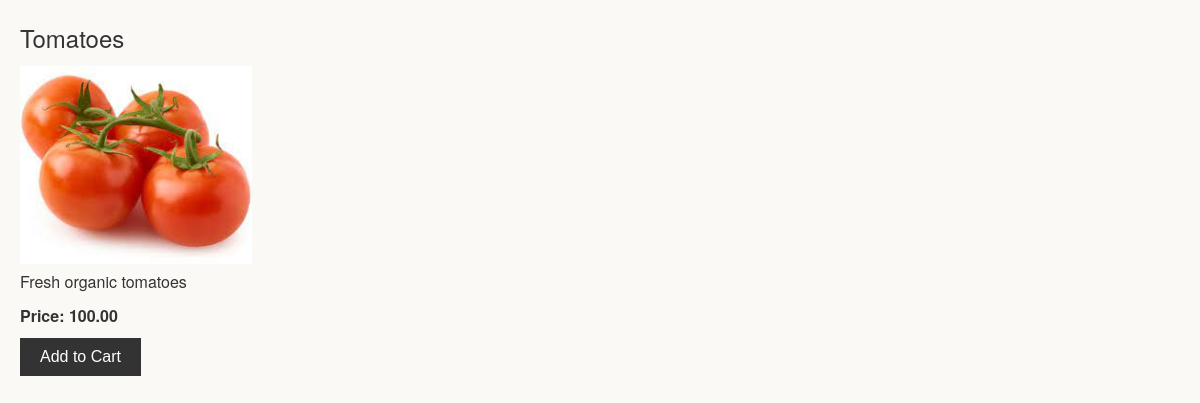
Screenshot of /inventory/products/6/ with the database file from the repository.
### inventory/models.py (models this page shows)
class Product(models.Model):
    vendor = models.ForeignKey(Vendor, null = True, on_delete = models.CASCADE)
    name = models.CharField(max_length = 32)
    price = models.DecimalField(max_digits = 8, decimal_places = 2)
    stock = models.PositiveIntegerField()
    image = models.ImageField()
    description = models.TextField()
    date_created = models.DateTimeField(auto_now_add = True)
    date_updated = models.DateTimeField(auto_now = True)

### inventory/views.py (the view)
# urls.py: path("products/<int:id>/",product_detail, name="product_detail_views"),
def product_detail(request, id):
    product = Product.objects.get(id=id)
    return render(request, 'inventory/product_detail.html', {'product': product})

### templates/inventory/product_detail.html (shortened to what this page needs)
<!DOCTYPE html>
<html lang="en">
<head>
</head>
<body>
    <h2>{{ product.name }}</h2>
    <img src="{{ product.image.url }}" class="img">
    <p>{{ product.description }}</p>
    <span>Price: {{ product.price }}</span>
    <button>Add to Cart</button>
</body>
</html>

### templates/inventory/product_detail.html (style rules this page uses)
body { background-color: #FAF9F6; color: #333; font-family: 'Helvetica Neue', sans-serif; font-size: 16px; line-height: 1.5; margin: 0; padding: 20px; }
h2 { font-size: 24px; font-weight: normal; margin: 0 0 10px; }
img { width: 20%; }
p { margin: 0 0 10px; }
span { display: block; font-weight: bold; margin: 10px 0; }
button { background-color: #333; border: none; color: #fff; cursor: pointer; font-size: 16px; padding: 10px 20px; }

### rows the page displays
Product: name "Tomatoes", image (picture), description "Fresh organic tomatoes", price "100.00"
